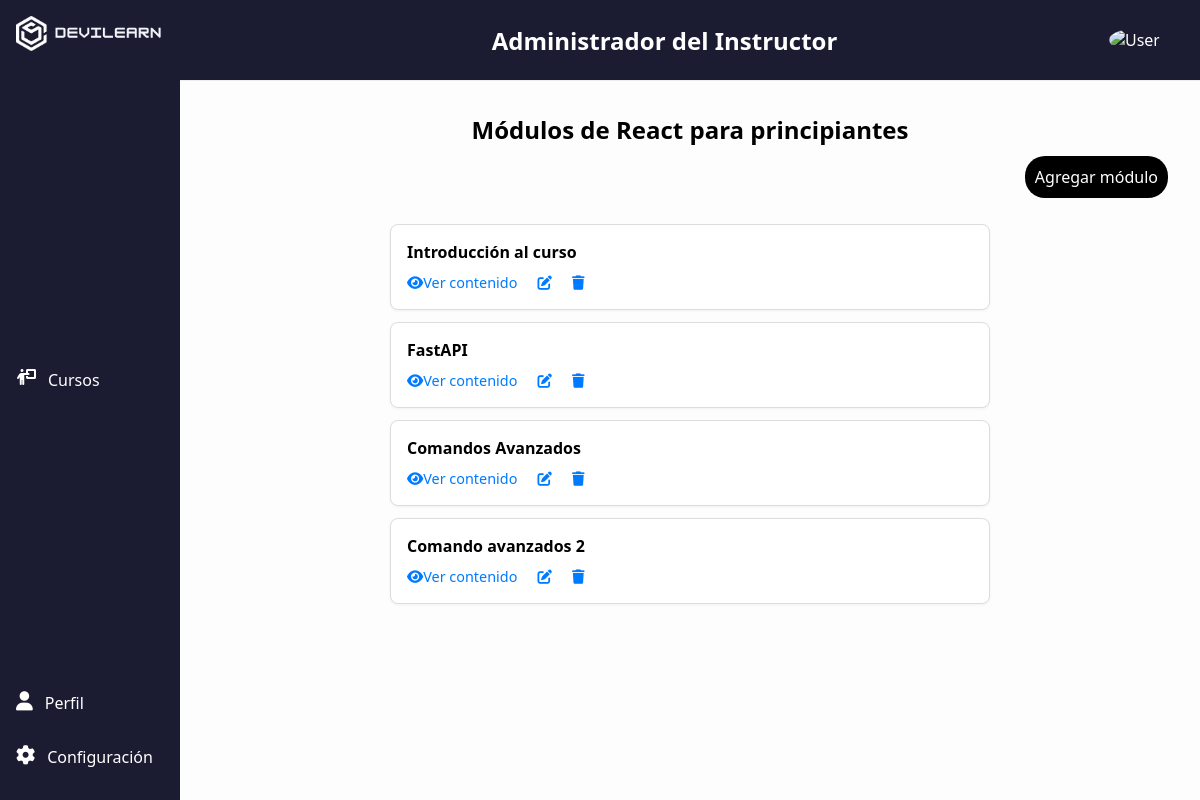
Before: /instructor/course/react-para-principiantes/modules/ (signed in) with the older database file.
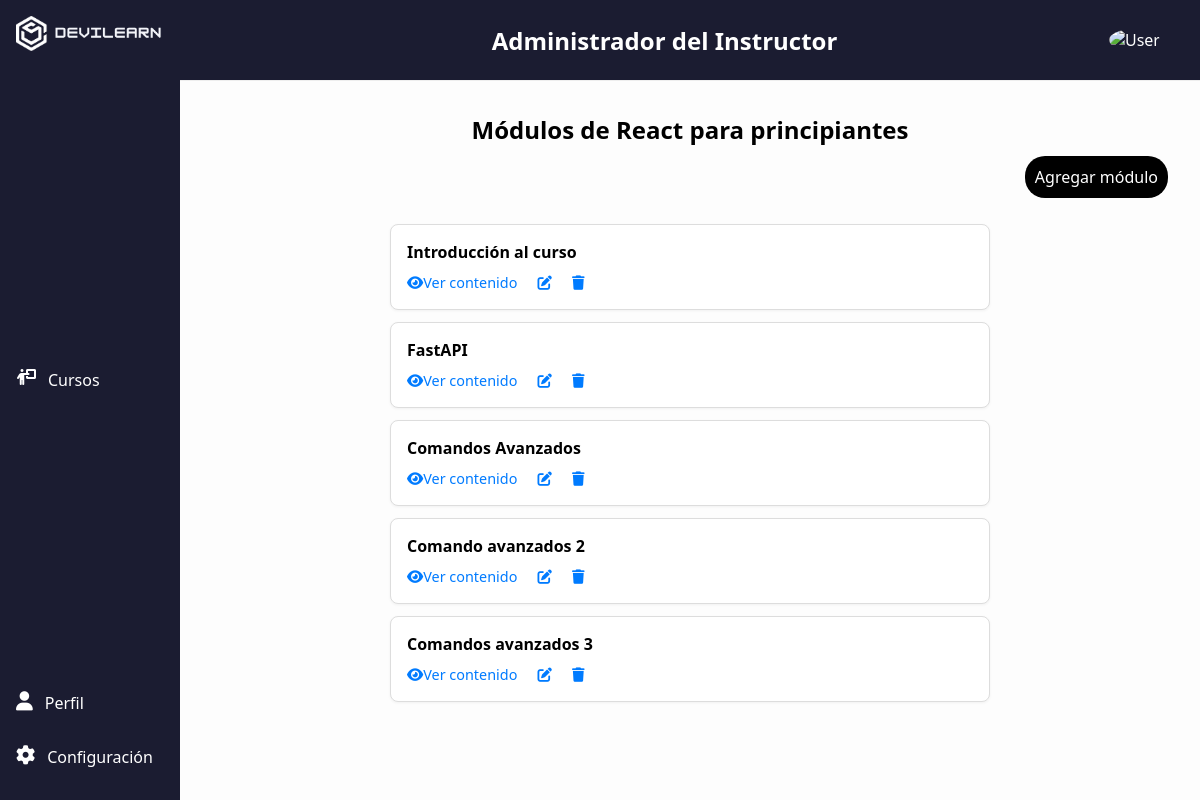
After: the same page with the newer database file.
### apps/courses/models/module.py (models this page shows, shortened)
class Module(models.Model):
    course = models.ForeignKey(Course, on_delete=models.CASCADE, related_name='modules')
    title = models.CharField(max_length=200)
    description = models.TextField()
    order = OrderField(blank=True, for_fields=['course'])

### apps/courses/views/instructor.py (the view)
class ModuleListView(InstructorRequiredMixin, ListView):
    model = Module
    template_name = "instructor/module_list.html"
    context_object_name = "modules"
    def get_queryset(self):
        self.course = get_object_or_404(
            Course, slug=self.kwargs['slug'], owner=self.request.user)
        return self.course.modules.all().order_by('order')
    def get_context_data(self, **kwargs):
        context = super().get_context_data(**kwargs)
        context['course'] = self.course
        return context

### apps/courses/views/instructor.py (called while the page is built)
    def test_func(self):
        return self.request.user.is_instructor

### apps/courses/templates/instructor/module_list.html (shortened to what this page needs)
{% extends "base.html" %}
{% load static %}
{% block custom_styles %}
  <link rel="stylesheet" href="{% static 'css/styles.css' %}">
  <link rel="stylesheet" href="{% static 'css/instructor_styles.css' %}">
{% endblock custom_styles %}
{% block content %}
  <div class="layout">
    {% include "includes/sidebar_instructor.html" %}
    <div class="main-content">
      {% include "includes/header_instructor.html" %}
      <main>
        <h2 class="form-title">Módulos de {{ course.title }}</h2>
        <div class="add-new-course">
          <a href="{% url 'instructor:module_create' slug=course.slug %}">Agregar módulo</a>
        </div>
        <ul class="drag-list" id="dd-list" data-url="{% url 'instructor:module_order' %}" data-csrf="{{ csrf_token }}">
          {% for module in modules %}
            <li class="drag-item" data-id='{{module.id}}' style="padding: 1rem;">
              <strong>{{ module.title }}</strong>
              <div class="actions">
                <a href="{% url 'instructor:content_list' module_id=module.id %}"><i class="fa-solid fa-eye"></i>Ver contenido</a>
                <a href="{% url 'instructor:module_edit' pk=module.id %}"><i class="fa-solid fa-pen-to-square"></i></a>
                <a href="{% url 'instructor:module_delete' pk=module.id %}"><i class="fa-solid fa-trash"></i></a>
              </div>
            </li>
          {% empty %}
            <li>No hay módulos aún.</li>
          {% endfor %}
        </ul>
      </main>
    </div>
  </div>
{% endblock content %}

Changed rows visible on the page:
added Module: title "Comandos avanzados 3"
